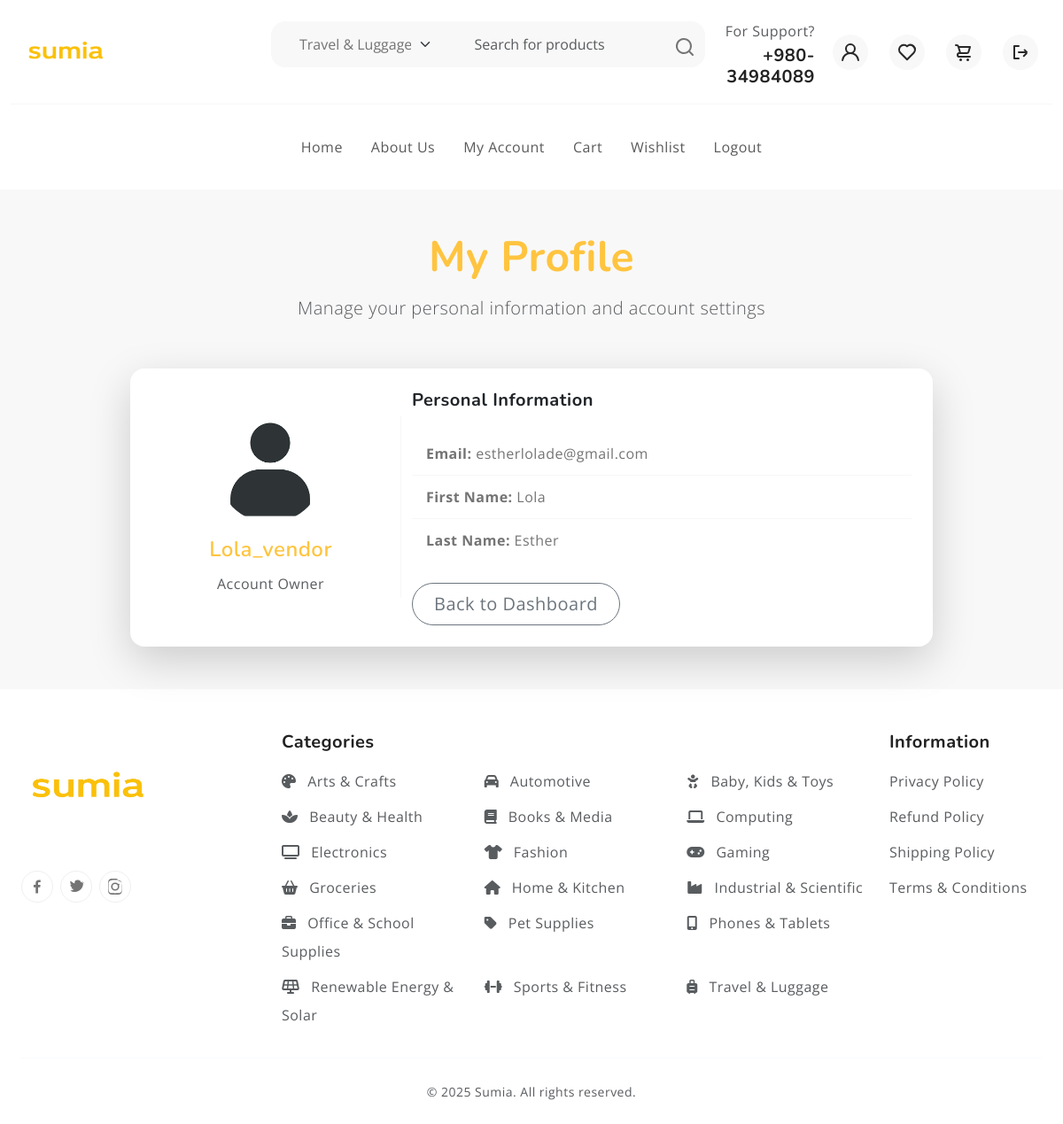
The page /auth/myProfile/ (signed in) on the database its author committed.
### authentications/models.py (models this page shows, shortened)
class UsersRegistration(AbstractUser):
    ACCOUNT_CHOICES = [
        ('user', 'User'),
        ('vendor', 'Vendor'),
    ]
    account_type = models.CharField(
        max_length=10,
        choices=ACCOUNT_CHOICES,
        default='user',
        verbose_name='Account Type'
    )
    agreed_to_terms = models.BooleanField(
        default=False, # It's good practice to have a default value
        verbose_name='Agreed to Terms and Conditions'
    )
    class Meta:
        verbose_name = 'User Registration'
        verbose_name_plural = 'Users Registrations'

### pages/models.py (models this page shows, shortened)
class Category(models.Model):
    name = models.CharField(max_length=100, unique=True)
    slug = models.SlugField(max_length=100, unique=True, blank=True)
    parent = models.ForeignKey(
        'self',
        on_delete=models.SET_NULL,
        null=True,
        blank=True,
        related_name='subcategories'
    )
    description = models.TextField(blank=True)
    is_active = models.BooleanField(default=True)
    created_at = models.DateTimeField(auto_now_add=True)
    updated_at = models.DateTimeField(auto_now=True)
    icon = models.CharField(
        max_length=50,
        blank=True,
        null=True,
        help_text="Font Awesome 6 icon class (e.g., 'fa-solid fa-laptop'). Auto-assigned if empty."
    )
    class Meta:
        verbose_name_plural = 'Categories'
        ordering = ['name']
    CATEGORY_ICON_MAP = {
        'phones': 'fa-solid fa-mobile-alt', 'tablets': 'fa-solid fa-tablet-alt',
        'electronics': 'fa-solid fa-tv', 'computing': 'fa-solid fa-laptop',
        'laptops': 'fa-solid fa-laptop', 'desktops': 'fa-solid fa-desktop',
        'fashion': 'fa-solid fa-shirt', 'clothing': 'fa-solid fa-shirt',
        'shoes': 'fa-solid fa-shoe-prints', 'beauty': 'fa-solid fa-spa',
        'health': 'fa-solid fa-heart-pulse', 'home': 'fa-solid fa-house',
        'kitchen': 'fa-solid fa-blender', 'baby': 'fa-solid fa-baby',
        'kids': 'fa-solid fa-child', 'toys': 'fa-solid fa-robot',
        'sports': 'fa-solid fa-dumbbell', 'fitness': 'fa-solid fa-running',
        'automotive': 'fa-solid fa-car', 'motorcycles': 'fa-solid fa-motorcycle',
        'books': 'fa-solid fa-book', 'media': 'fa-solid fa-compact-disc',
        'gaming': 'fa-solid fa-gamepad', 'groceries': 'fa-solid fa-basket-shopping',
        'food': 'fa-solid fa-apple-whole', 'office': 'fa-solid fa-briefcase',
        'school': 'fa-solid fa-pencil-alt', 'arts': 'fa-solid fa-palette',
        'crafts': 'fa-solid fa-scissors', 'travel': 'fa-solid fa-suitcase-rolling',
        'luggage': 'fa-solid fa-suitcase', 'pets': 'fa-solid fa-paw',
        'industrial': 'fa-solid fa-industry', 'scientific': 'fa-solid fa-flask',
        'renewable': 'fa-solid fa-solar-panel', 'solar': 'fa-solid fa-sun',
        'power': 'fa-solid fa-bolt', 'smartphones': 'fa-solid fa-mobile-alt',
        'tablets': 'fa-solid fa-tablet-alt', 'televisions': 'fa-solid fa-tv',
        'cameras': 'fa-solid fa-camera', 'printers': 'fa-solid fa-print',
        'fragrances': 'fa-solid fa-spray-can', 'skincare': 'fa-solid fa-face-mask',
        'cookware': 'fa-solid fa-utensils', 'appliances': 'fa-solid fa-fan',
        'diapers': 'fa-solid fa-baby-carriage', 'strollers': 'fa-solid fa-baby-carriage',
        'consoles': 'fa-solid fa-gamepad', 'stationery': 'fa-solid fa-pen-fancy',
        'suitcases': 'fa-solid fa-suitcase-rolling', 'dog food': 'fa-solid fa-dog',
        'cat food': 'fa-solid fa-cat', 'test instruments': 'fa-solid fa-microscope',
        'power tools': 'fa-solid fa-screwdriver-wrench', 'inverters': 'fa-solid fa-charging-station',
        'batteries': 'fa-solid fa-battery-full',
    }
    DEFAULT_ICON = 'fa-solid fa-tag' # Fallback icon

### authentications/views.py (the view)
# urls.py: path('myProfile/', myProfile, name='myProfile')
@login_required(login_url='login')
def myProfile(request):
    if request.method == 'POST':
        from ..authentications.forms import UsersRegistrationForm # Import here to avoid circular dependency
        form = UsersRegistrationForm(request.POST, instance=request.user)
        if form.is_valid():
            form.save()
            messages.success(request, 'Your profile was successfully updated!')
            return redirect('myProfile') # Redirect to the same page to show updated info
        else:
            messages.error(request, 'Please correct the error below.')
    else:
        from .forms import UsersRegistrationForm # Import here
        form = UsersRegistrationForm(instance=request.user)
    context = {
        'form': form,
    }
    return render(request, 'myProfile.html', context)

### templates/myProfile.html (shortened to what this page needs)
{% extends 'base.html' %}
{% load static %}
{% block content %}
<section class="py-5 bg-light">
    <div class="container">
        <div class="text-center mb-5">
            <h2 class="fw-bold text-primary display-5 mb-2">My Profile</h2>
            <p class="lead text-muted">Manage your personal information and account settings</p>
        </div>
        <div class="row justify-content-center">
            <div class="col-lg-10">
                <div class="card border-0 shadow-lg rounded-4 p-4 bg-white">
                    <div class="row align-items-center">
                        <div class="col-md-4 text-center border-end">
                            <img src="{% static 'images/default-avatar.png' %}" class="img-fluid rounded-circle mb-3" alt="User Avatar" width="120" height="120">
                            <h4 class="fw-semibold text-primary">{{ user.username }}</h4>
                            <p class="text-muted mb-0">Account Owner</p>
                        </div>
                        <div class="col-md-8">
                            <h5 class="mb-4 fw-bold text-dark">Personal Information</h5>
                            <ul class="list-group list-group-flush">
                                <li class="list-group-item bg-transparent">
                                    <strong>Email:</strong> {{ user.email }}
                                </li>
                                <li class="list-group-item bg-transparent">
                                    <strong>First Name:</strong> {{ user.first_name|default:"-" }}
                                </li>
                                <li class="list-group-item bg-transparent">
                                    <strong>Last Name:</strong> {{ user.last_name|default:"-" }}
                                </li>
                            </ul>
                            <div class="mt-4 d-flex justify-content-between">
                                <a href="{% url 'user_dashboard' %}" class="btn btn-outline-secondary btn-lg rounded-pill px-4">
                                    Back to Dashboard
                                </a>
                            </div>
                        </div>
                    </div>
                </div>
            </div>
        </div>
    </div>
</section>
{% endblock %}

### templates/base.html (shortened to what this page needs)
<!DOCTYPE html>
<html lang="en">
<head>
  {% load static %}
  <link rel="stylesheet" href="https://cdnjs.cloudflare.com/ajax/libs/font-awesome/6.5.2/css/all.min.css"
 />
  <link rel="stylesheet" href="https://cdn.jsdelivr.net/npm/swiper@9/swiper-bundle.min.css">
  <link href="https://cdn.jsdelivr.net/npm/bootstrap@5.3.0-alpha3/dist/css/bootstrap.min.css" rel="stylesheet"
>
  <link rel="stylesheet" type="text/css" href="{% static 'css/vendor.css' %}">
  <link rel="stylesheet" type="text/css" href="{% static 'style.css' %}">
</head>
<body>
<header class="sticky-top bg-white">
  <div class="container-fluid">
    <div class="row py-3 border-bottom">
      <div class="col-sm-4 col-lg-3 text-center text-sm-start">
        <div class="main-logo">
          <a href="{% url 'home' %}">
            <img src="{% static 'images/sumia.png' %}" style="width: 100px; height: 85px;" alt="logo" class="img-fluid">
          </a>
        </div>
      </div>
      <div class="col-sm-6 offset-sm-2 offset-md-0 col-lg-5 d-none d-lg-block">
        <form class="row bg-light p-2 my-2 rounded-4 align-items-center" action="{% url 'search' %}" method="GET">
          <div class="col-md-5 d-none d-md-block">
            <select name="category" class="form-select border-0 bg-transparent">
              {% for parent in top_level_categories %}
              <option value="{{ parent.id }}" {% if request.GET.category|add:'' == parent.id|add:'' %}selected{% endif %}>
                {% if parent.icon %}<i class="{{ parent.icon }}"></i>{% endif %} {{ parent.name }}
              </option>
              {% endfor %}
            </select>
          </div>
          <div class="col-11 col-md-6">
            <input type="text" name="q" class="form-control border-0 bg-transparent" placeholder="Search for products"
              aria-label="Search" value="{{ request.GET.q|default:'' }}" />
          </div>
          <div class="col-1 text-end">
            <button type="submit" class="btn p-0 border-0 bg-transparent search-button">
              <svg width="24" height="24" viewBox="0 0 24 24">
                <use xlink:href="#search"></use>
              </svg>
            </button>
          </div>
        </form>
      </div>
      <div
        class="col-sm-8 col-lg-4 d-flex justify-content-end gap-3 align-items-center mt-4 mt-sm-0 justify-content-center justify-content-sm-end">
        <div class="support-box text-end d-none d-xl-block">
          <span class="fs-6 text-muted">For Support?</span>
          <h5 class="mb-0">+980-34984089</h5>
        </div>
        <ul class="d-flex justify-content-end list-unstyled m-0 gap-3">
          <li>
            {% if user.is_authenticated %}
            <a href="{% if user.account_type == 'user' %}{% url 'user_dashboard' %}{% elif user.account_type == 'vendor' %}{% url 'vendor_dashboard' %}{% else %}{% url 'login' %}{% endif %}"
              class="rounded-circle bg-light p-2 mx-1 d-flex align-items-center justify-content-center">
              <svg width="24" height="24" viewBox="0 0 24 24">
                <use xlink:href="#user"></use>
              </svg>
            </a>
            {% endif %}
          </li>
          <li>
            <a href="{% url 'wishlist' %}"
              class="rounded-circle bg-light p-2 mx-1 d-flex align-items-center justify-content-center">
              <svg width="24" height="24" viewBox="0 0 24 24">
                <use xlink:href="#heart"></use>
              </svg>
            </a>
          </li>
          <li>
            <a href="{% url 'cart' %}"
              class="rounded-circle bg-light p-2 mx-1 d-flex align-items-center justify-content-center"
              >
              <svg width="24" height="24" viewBox="0 0 24 24">
                <use xlink:href="#cart"></use>
              </svg>
            </a>
          </li>
          {% if user.is_authenticated %}
          <li>
            <a href="{% url 'logout' %}"
              class="rounded-circle bg-light p-2 mx-1 d-flex align-items-center justify-content-center"
              title="Logout">
              <svg width="24" height="24" viewBox="0 0 24 24">
                <use xlink:href="#box-arrow-right"></use>
              </svg>
            </a>
          </li>
          {% endif %}
        </ul>
      </div>
    </div>
  </div>
  <div class="container-fluid">
    <div class="row py-3">
      <div class="d-flex justify-content-center justify-content-sm-between align-items-center"  style="margin: auto; justify-content: center; align-items: center; width: fit-content;">
<nav class="main-menu navbar navbar-expand-lg">
    <div>
        <div class="collapse navbar-collapse justify-content-end" id="mainNavbarContent">
             <ul class="navbar-nav menu-list list-unstyled gap-3 mb-0">
                <li class="nav-item active">
                    <a href="{% url 'home' %}" class="nav-link">Home</a>
                </li>
                <li class="nav-item">
                    <a href="{% url 'about' %}" class="nav-link">About Us</a>
                </li>
                        {% if request.user.is_authenticated %}
                        <li class="nav-item active"><a  class="nav-link" href="{% if request.user.account_type == 'user' %}{% url 'user_dashboard' %}{% elif request.user.account_type == 'vendor' %}{% url 'vendor_dashboard' %}{% else %}{% url 'login' %}{% endif %}" class="dropdown-item">My Account</a></li>
                        <li class="nav-item active"><a  class="nav-link" href="{% url 'cart' %}" class="dropdown-item">Cart</a></li>
                        <li class="nav-item active"><a  class="nav-link" href="{% url 'wishlist' %}" class="dropdown-item">Wishlist</a></li>
                        <li class="nav-item active"><a  class="nav-link" href="{% url 'logout' %}" class="dropdown-item">Logout</a></li>
                        {% else %}
                        <li class="nav-item active"><a  class="nav-link" href="{% url 'login' %}" class="dropdown-item">Login</a></li>
                        <li class="nav-item active"><a  class="nav-link" href="{% url 'register' %}" class="dropdown-item">Register</a></li>
                        {% endif %}
            </ul>
        </div>
    </div>
</nav>
      </div>
    </div>
  </div>
</header>
  {% block content %}
  {% endblock %}
<footer class="text-light pt-5 pb-4">
  <div class="container-fluid">
    <div class="row gy-4">
      <div class="col-lg-3 col-md-6">
                    <a href="{% url 'home' %}">
              <img src="{% static 'images/sumia.png' %}" style="width: 150px; height: 125px; margin-bottom: 2rem;" alt="logo"
                class="img-fluid">
            </a>
          <div class="d-flex gap-2">
          <a href="#" class="btn btn-outline-light rounded-circle p-2 d-flex align-items-center justify-content-center">
            <svg xmlns="http://www.w3.org/2000/svg" width="18" height="18" viewBox="0 0 24 24">
              <path fill="currentColor"
                d="M15.12 5.32H17V2.14A26.11 26.11 0 0 0 14.26 2c-2.72 0-4.58 1.66-4.58 4.7v2.62H6.61v3.56h3.07V22h3.68v-9.12h3.06l.46-3.56h-3.52V7.05c0-1.05.28-1.73 1.76-1.73Z" />
            </svg>
          </a>
          <a href="#" class="btn btn-outline-light rounded-circle p-2 d-flex align-items-center justify-content-center">
          </a>
          <a href="#" class="btn btn-outline-light rounded-circle p-2 d-flex align-items-center justify-content-center">
          </a>
        </div>
      </div>
      <div class="col-lg-7 col-md-12">
        <h5 class="fw-bold mb-3">Categories</h5>
        <div class="row">
          {% for parent in top_level_categories %}
          <div class="col-6 col-sm-4 mb-2">
            <a href="{% url 'category_detail' parent.slug %}" class="text-muted text-decoration-none">
              {% if parent.icon %}<i class="{{ parent.icon }} me-2"></i>{% endif %}
              {{ parent.name }}
            </a>
          </div>
          {% endfor %}
        </div>
      </div>
      <div class="" style="width: fit-content;">
        <div>
        <h5 class="fw-bold mb-3">Information</h5>
        <ul class="list-unstyled">
          <li><a href="#" class="text-muted text-decoration-none d-block mb-2">Privacy Policy</a></li>
          <li><a href="#" class="text-muted text-decoration-none d-block mb-2">Refund Policy</a></li>
          <li><a href="#" class="text-muted text-decoration-none d-block mb-2">Shipping Policy</a></li>
          <li><a href="#" class="text-muted text-decoration-none d-block mb-2">Terms & Conditions</a></li>
        </ul></div>
        </div>
    </div>
    <hr class="border-secondary my-4">
    <div class="text-center text-muted small">
      &copy; 2025 Sumia. All rights reserved.
    </div>
  </div>
</footer>
</body>
</html>

### rows shown on the page
UsersRegistration: username "Lola_vendor", email "estherlolade@gmail.com", first_name "Lola", last_name "Esther"
Category: name "Arts & Crafts"
Category: name "Automotive"
Category: name "Baby, Kids & Toys"
Category: name "Beauty & Health"
Category: name "Books & Media"
Category: name "Computing"
Category: name "Electronics"
Category: name "Fashion"
Category: name "Gaming"
Category: name "Groceries"
Category: name "Home & Kitchen"
Category: name "Industrial & Scientific"
Category: name "Office & School Supplies"
Category: name "Pet Supplies"
Category: name "Phones & Tablets"
Category: name "Renewable Energy & Solar"
Category: name "Sports & Fitness"
Category: name "Travel & Luggage"
